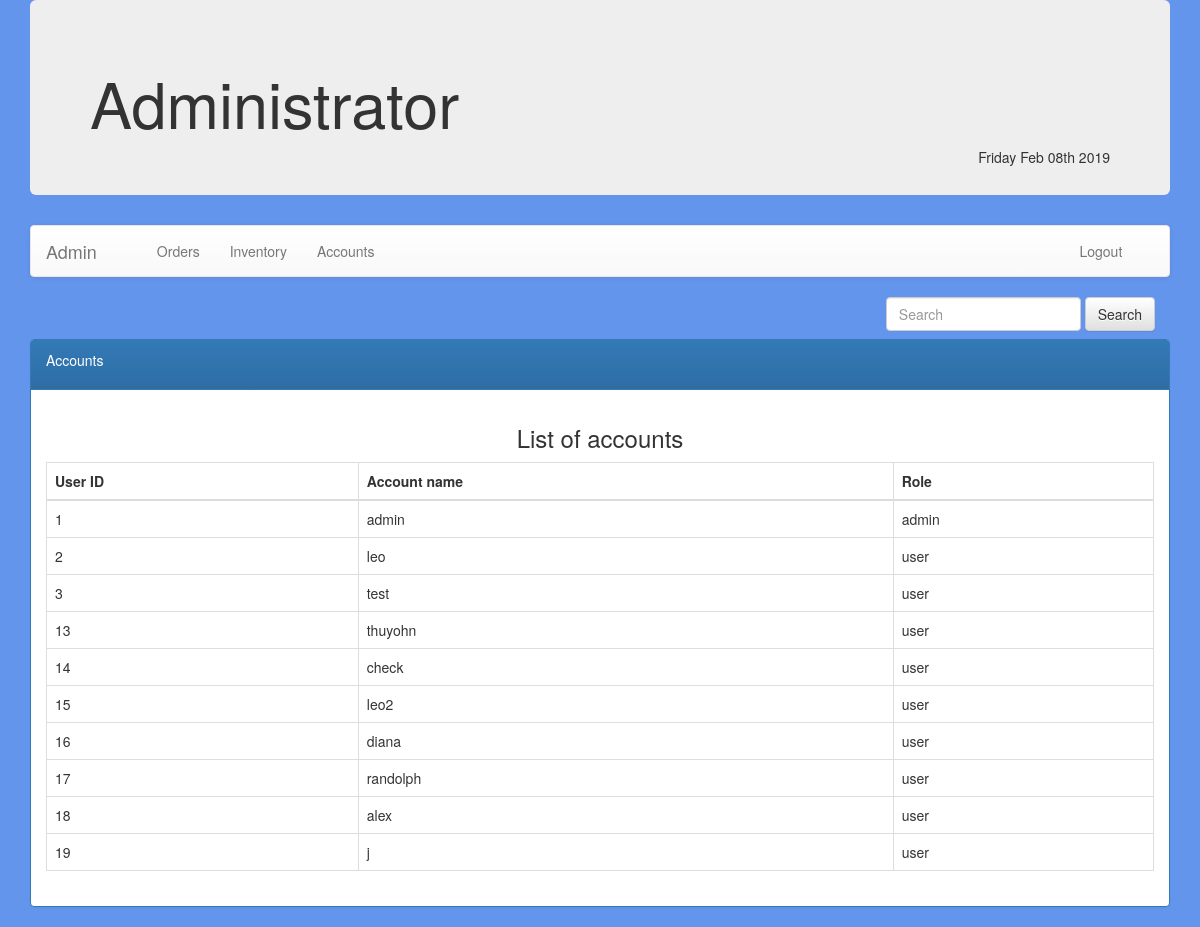
The app's page /adminAccounts.php (signed in) with its own data.
### tables this page shows
CREATE TABLE `user` (
  `user_id` int(10) NOT NULL,
  `username` varchar(20) NOT NULL,
  `password` varchar(20) NOT NULL,
  `user_type_id` int(1) NOT NULL
);

CREATE TABLE `user_type` (
  `user_type_id` int(1) NOT NULL,
  `role` varchar(20) NOT NULL
);

### adminAccounts.php (the view, shortened to what this page needs)
<?php
	require_once 'database.php';
?>
<?php
 if(isset($_POST['search']))
 {
    $search = $_POST['search'];
	$STH = $DBH->query("SELECT * FROM user  INNER JOIN user_type using(user_type_id) WHERE username LIKE '%$search%'");
 }
 else
 {
	$STH = $DBH->query("SELECT * FROM user INNER JOIN user_type using(user_type_id)");
 }
?>
    <!DOCTYPE HTML>
    <html>
    <head>
        <link rel="stylesheet" href="css/adminCSS/bootstrap.min.css" />
        <link rel="stylesheet" href="css/adminCSS/bootstrap-theme.min.css" />
    </head>
    <body>
        <div class="container">
            <?php include 'adminHeader.php' ?>
                <form method="post" align="right" class="navbar-form navbar-center" role="search" >
                    <div class="form-group">
                        <input name="search" type="text" class="form-control" placeholder="Search">
                    </div>
                    <button type="submit" class="btn btn-default">Search</button>
                </form>
                <div class="content">
                            <div class="panel panel-primary">
                                <div class="panel-heading" style="height: 50px">
                                    Accounts
                                </div>
                                <div class="panel-body">
                                    <h3 align="center">List of accounts</h3>
                                    <table class="table table-bordered">
                                        <thead>
                                            <tr>
												<th>User ID</th>
                                                <th>Account name</th>
												<th>Role</th>
                                            </tr>
                                        </thead>
                                        <tbody>
                                            <?php
										while($row = $STH->fetch())
										{
								?>
                                                <tr>
                                                    <td>
                                                        <?= $row['user_id'] ?>
                                                    </td>
													<td>
                                                        <?= $row['username'] ?>
                                                    </td>
													<td>
                                                        <?= $row['role']; ?>
                                                    </td>
                                                </tr>
                                                <?php
										}
									?>
                                        </tbody>
                                    </table>
                                </div>
                            </div>
                </div>
        </div>
    </body>
    </html>

### records on screen
user: user_id "1", username "admin", user_type.role "admin"
user: user_id "2", username "leo", user_type.role "user"
user: user_id "3", username "test", user_type.role "user"
user: user_id "13", username "thuyohn", user_type.role "user"
user: user_id "14", username "check", user_type.role "user"
user: user_id "15", username "leo2", user_type.role "user"
user: user_id "16", username "diana", user_type.role "user"
user: user_id "17", username "randolph", user_type.role "user"
user: user_id "18", username "alex", user_type.role "user"
user: user_id "19", username "j", user_type.role "user"
